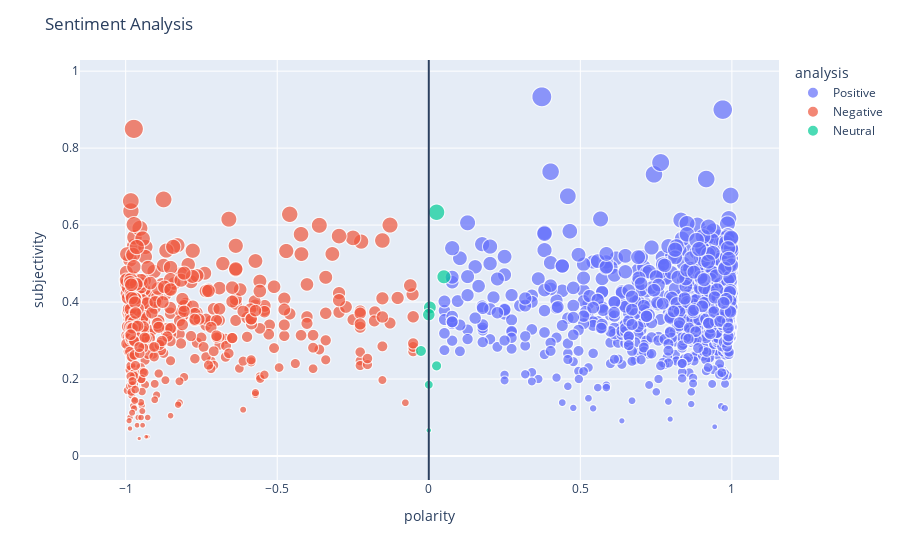

Here is the notebook cell this chart was saved with:
### Code cell
import plotly.express as px

fig = px.scatter(df,
                x='polarity',
                y='subjectivity',
                color='analysis',
                size='subjectivity'
                )

fig.update_layout(title='Sentiment Analysis',
                shapes=[dict(
                    type='line',
                    yref='paper', y0=0, y1=1,
                    xref='x', x0=0, x1=0
                )]
                )

fig.show()

### Figure 1 — Plotly figure (JSON) as saved in the notebook; plotly's stock layout.template omitted (floating-point values rounded to 4 significant figures; data arrays with more than 128 entries replaced by an {"elided": "..."} marker saying what was removed)
{"data": [{"hovertemplate": "analysis=Positive<br>polarity=%{x}<br>subjectivity=%{marker.size}<extra></extra>", "legendgroup": "Positive", "marker": {"color": "#636efa", "size": {"elided": "1095 float values"}, "sizemode": "area", "sizeref": 0.002333, "symbol": "circle"}, "mode": "markers", "name": "Positive", "showlegend": true, "type": "scattergl", "x": {"elided": "1095 float values"}, "xaxis": "x", "y": {"elided": "1095 float values"}, "yaxis": "y"}, {"hovertemplate": "analysis=Negative<br>polarity=%{x}<br>subjectivity=%{marker.size}<extra></extra>", "legendgroup": "Negative", "marker": {"color": "#EF553B", "size": {"elided": "395 float values"}, "sizemode": "area", "sizeref": 0.002333, "symbol": "circle"}, "mode": "markers", "name": "Negative", "showlegend": true, "type": "scattergl", "x": {"elided": "395 float values"}, "xaxis": "x", "y": {"elided": "395 float values"}, "yaxis": "y"}, {"hovertemplate": "analysis=Neutral<br>polarity=%{x}<br>subjectivity=%{marker.size}<extra></extra>", "legendgroup": "Neutral", "marker": {"color": "#00cc96", "size": [0.1852, 0.3861, 0.4657, 0.06667, 0.2343, 0.6333, 0.2729, 0.3673], "sizemode": "area", "sizeref": 0.002333, "symbol": "circle"}, "mode": "markers", "name": "Neutral", "showlegend": true, "type": "scattergl", "x": [0, 0.0036, 0.0498, 0, 0.0258, 0.0258, -0.0258, 0], "xaxis": "x", "y": [0.1852, 0.3861, 0.4657, 0.06667, 0.2343, 0.6333, 0.2729, 0.3673], "yaxis": "y"}], "layout": {"legend": {"itemsizing": "constant", "title": {"text": "analysis"}, "tracegroupgap": 0}, "margin": {"t": 60}, "shapes": [{"type": "line", "x0": 0, "x1": 0, "xref": "x", "y0": 0, "y1": 1, "yref": "paper"}], "title": {"text": "Sentiment Analysis"}, "xaxis": {"anchor": "y", "domain": [0, 1], "title": {"text": "polarity"}}, "yaxis": {"anchor": "x", "domain": [0, 1], "title": {"text": "subjectivity"}}}}
